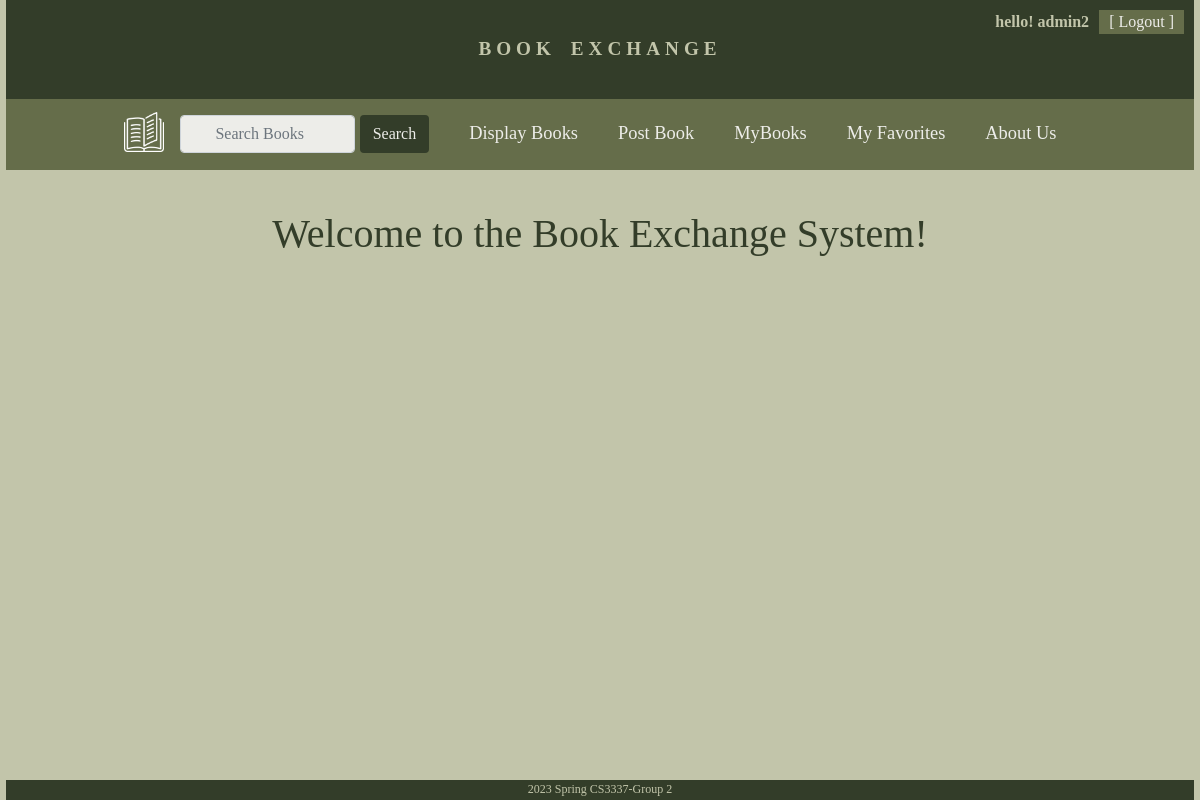
/ (signed in), run on the app's committed database.
### bookMng/models.py (models this page shows, shortened)
class MainMenu(models.Model):
    item = models.CharField(max_length=200, unique=True)
    link = models.CharField(max_length=500, unique=True)

### bookMng/views.py (the view)
# urls.py: path('', views.index, name='index'),
def index(request):
    return render(request, 'bookMng/index.html',
                  {
                      'item_list': MainMenu.objects.all()
                  }
                  )

### bookEx/templates/bookMng/index.html (shortened to what this page needs)
{% extends "base.html" %}
{% block search %}
    {% if request.user.is_authenticated == False %}
    {% else %}
        <form class="form-inline" style="margin-right:20px;" method = POST action="{%url 'search-books' %}">
             <input style="width:175px; text-align:center; background-color:#edede9" class="form-control" type = "search" placeholder= "Search Books" name = "searched">
             <button style="margin-left:5px; background-color:#333D29; color:#edede9" class="btn" type="submit">Search</button>
         </form>
    {% endif %}
{% endblock search %}
{% block sidenav %}
    {% if request.user.is_authenticated == False %}
    {% else %}
        {% for item in item_list %}
            <li><a style="margin:20px; color:#edede9; font-size:1.15em;" href="{{ item.link }}"> {{item.item}} </a></li>
        {% endfor %}
    {% endif %}
{% endblock sidenav %}
{% block content %}
    <h1 style="color:#333D29;" align="center"> Welcome to the Book Exchange System! </h1>
{% endblock content %}

### bookEx/templates/base.html (shortened to what this page needs)
{% load static %}
<!DOCTYPE html>
<html lang="en">
<head>
        <link rel="stylesheet" href="https://cdn.jsdelivr.net/npm/bootstrap@4.3.1/dist/css/bootstrap.min.css">
        <link href="{% static 'main.css' %}" rel="stylesheet" type="text/css">
</head>
<body style="width:99%; margin:auto; overflow:scroll;
        background-color:#C2C5AA; align-items:center; font-family: 'Spectral', serif;">
    <div style="">
        <header style="padding-bottom:40px">
            <div style="float:right; margin-top:10px; margin-right:10px;">
                {% if user.is_authenticated %}
                    <span style="margin-top:4px; font-weight:bold; margin-right:10px; color:#C2C5AA;"> hello! {{ user.username }} </span>
                    <a style="float:right; background-color:#656D4A; color:#edede9;
                    padding-left:10px; padding-right:10px" href="{% url 'logout' %}?next=/">[ Logout ] </a>
                {% else %}
                <span style="font-weight:bold; margin-right:10px; color:#C2C5AA;"> Not Logged In </span>
                    <a style="float:right; background-color:#656D4A; color:#edede9;
                    padding-left:10px; padding-right:10px" href="{% url 'login' %}?next=/">[ Login ]</a>
                {% endif %}
            </div>
            <div>
                <aside style="text-transform:uppercase; font-weight:bold; background-color:#333D29; padding-top:35px; padding-bottom:35px;
                    text-align:center; color:#C2C5AA; word-spacing:5px; letter-spacing:5px; font-size:1.2em;">Book Exchange</aside>
            </div>
            <nav style="background-color: #656D4A;" class="navbar navbar-expand-lg navbar-light justify-content-center ">
               <a style="padding-bottom:10px" class="navbar-brand" href="/"> <img src="{% static 'open-book.png' %}" width="40" alt=""></a>
                {% block search %}{% endblock search %}
                <div class="justify-content-center">
                <div style="text-align:center;" class="collapse navbar-collapse" id="navbarNavAltMarkup">
                    <div class="navbar-nav">
                {% block sidenav %}{% endblock sidenav %}
                    </div>
              </div>
                </div>
            </nav>
        </header>
    </div>
    <div>
        <section>
            {% block content %}{% endblock content %}
        </section>
    </div>
    <div>
        <footer style=" position:fixed; bottom: 0; width: 99%; height:20px; font-size:0.75em;
            text-align:center; background-color:#333D29; color:#C2C5AA;">
            <p> 2023 Spring CS3337-Group 2 </p>
        </footer>
    </div>
</body>
</html>

### data on the page
MainMenu: item "Display Books"
MainMenu: item "Post Book"
MainMenu: item "MyBooks"
MainMenu: item "My Favorites"
MainMenu: item "About Us"

### other printed values
{{ user.username }} "admin2"
